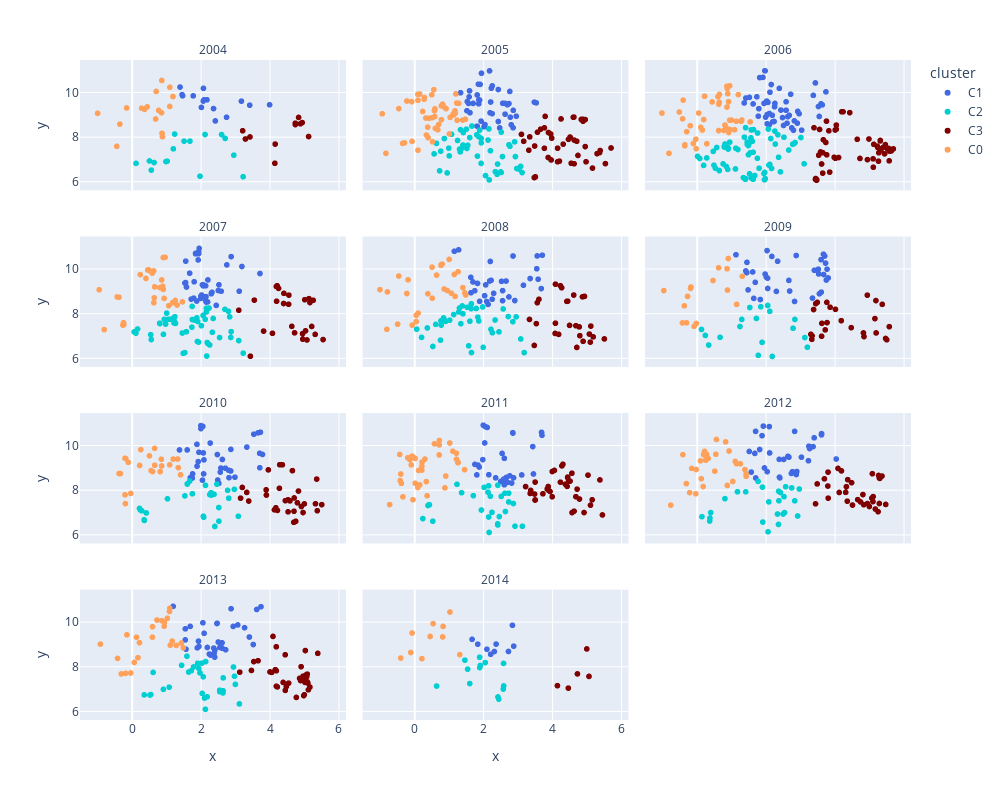

Notebook cell for this chart:
### Markdown cell above
In above, we can clearly see that all clusters are more or less equally spreaded over the years.

### Code cell
import plotly.express as px
import plotly.offline as offline

fig = px.scatter(df_dim_date, x='x', y='y', color='cluster',
                 color_discrete_map={'CO': 'lavender', 'C1': 'royalblue', 'C2': 'darkturquoise', 'C3': 'maroon'},
                 facet_col='Date', facet_col_wrap=3, size_max=12, hover_data='Topics')

fig.update_layout(height=800, width=1000)
fig.for_each_annotation(lambda a: a.update(text=a.text.split("=")[-1]))

fig.show()

# Generate HTML file with the plot
offline.plot(fig, filename='MS_scatter_plot.html')
